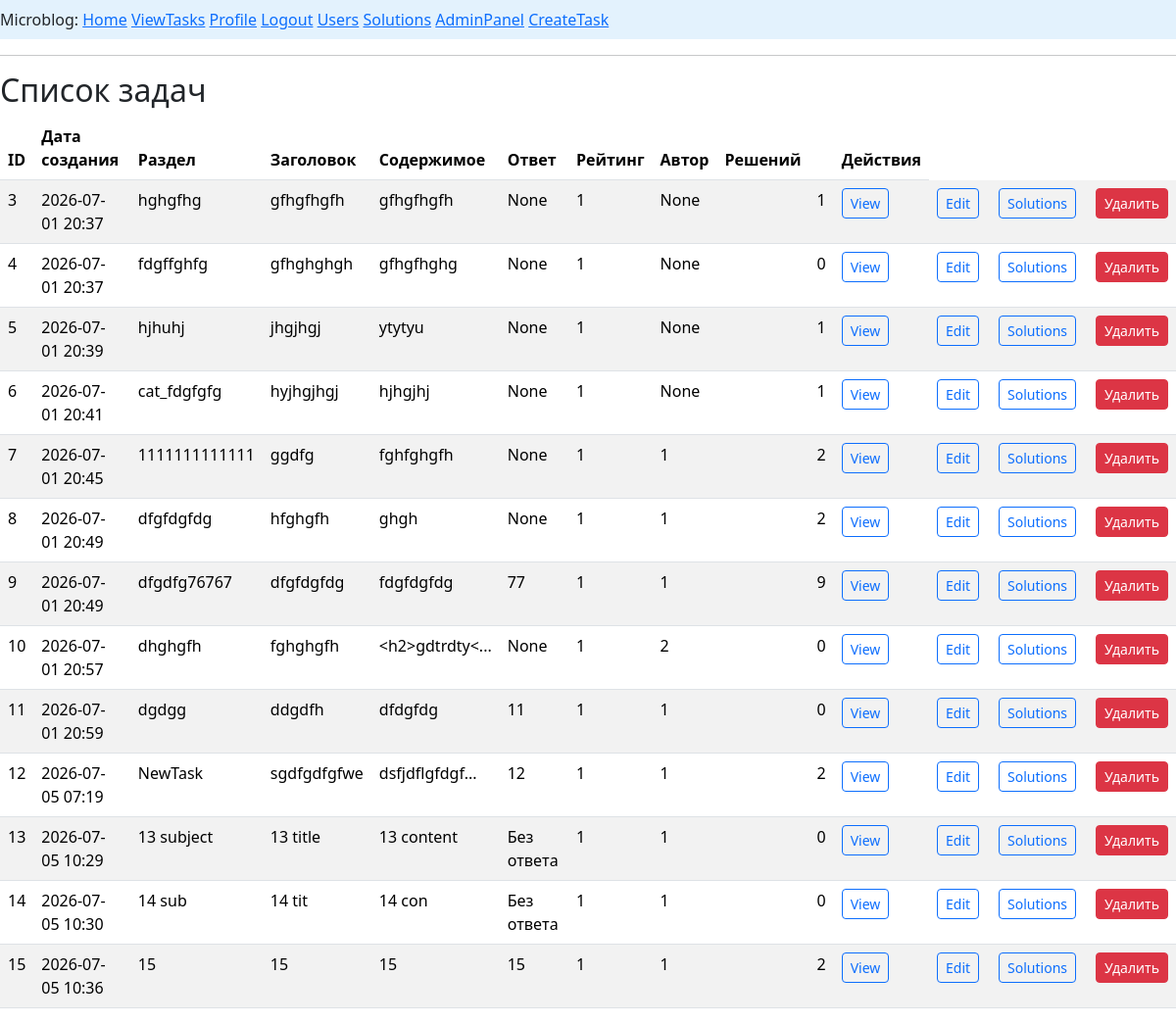
The app's page /view_tasks (signed in) with its own data.
### app/models.py (models this page shows, shortened)
class Task(db.Model):
    __tablename__ ='tasks'
    id: so.Mapped[int] = so.mapped_column(primary_key=True, autoincrement=True)
    title: so.Mapped[str] = so.mapped_column(sa.String(50), nullable=True)
    content: so.Mapped[str] = so.mapped_column(sa.String, nullable=True, default='Условие')
    subject: so.Mapped[str] = so.mapped_column(sa.String, nullable=True, default='Без темы')
    answer: so.Mapped[str] = so.mapped_column(sa.String, nullable=True, default='Без ответа')
    created_date: so.Mapped[datetime] = so.mapped_column(
        index=True, default=lambda: datetime.now(timezone.utc))
    rating: so.Mapped[int] = so.mapped_column(sa.Integer,nullable=True,default=1)
    user_id: so.Mapped[int] = so.mapped_column(sa.ForeignKey(User.id),
                                               nullable = True)
    creator: so.Mapped['User'] = so.relationship(back_populates='task_user')
    solve_task: so.Mapped[list['Solve']] = so.relationship(back_populates='task',cascade="all,delete")

### app/routes.py (the view)
@app.route('/view_tasks', methods=['GET'])
@login_required
def view_tasks():
    tasks = db.session.scalars(sa.select(Task)).all()
    form = DeleteForm()
    return render_template('view_tasks.html', tasks=tasks,form=form,is_admin=is_admin)

### app/models.py (called while the page is built)
@login.user_loader
def load_user(id):
    return db.session.get(User, int(id))

### app/routes.py (called while the page is built)
@app.before_request
def before_request():
    if current_user.is_authenticated:
        current_user.last_seen = datetime.now(timezone.utc)
        db.session.commit()

def is_admin():
    if not current_user.is_authenticated:
        return False
    if not current_user.role:
        return False
    return current_user.role.rolename == 'admin'

### app/templates/view_tasks.html (shortened to what this page needs)
{% extends "base.html" %}
{% block content %}
<h2>Список задач</h2>
<table class="table table-striped table-hover">
    <thead>
      <tr>
        <th>ID</th>
        <th>Дата создания</th>
        <th>Раздел</th>
        <th>Заголовок</th>
        <th>Содержимое</th>
        {% if is_admin()%}<th>Ответ</th>{% endif %}
        <th>Рейтинг</th>
        <th>Автор</th>
        <th>Решений</th>
        <th></th>
        <th>Действия</th>
      </tr>
    </thead>
    {% for u in tasks%}
    <tr>
        <td>{{u.id}}</td>
        <td>{{u.created_date.strftime('%Y-%m-%d %H:%M')}}</td>
        <td>{{u.subject}}</td>
        <td>{{u.title}}</td>
        <td>{{u.content | default('', true) | truncate(15, killwords=true)}}</td>
        {% if is_admin()%}
        <td>{{u.answer}}</td>
        {% endif %}
        <td>{{u.rating}}</td>
        <td>{{ u.user_id }}</td>
        <td>{{u.user_task}}</td>
        <td>{{u.solve_task|length}}</td>
        <td><a href="task/{{u.id}}" class="btn btn-outline-primary btn-sm me-1"> View</a></td>
        {% if is_admin()%}
        <td><a href="task/{{u.id}}/edit" class="btn btn-outline-primary btn-sm me-1">Edit</a></td>
        <td><a href="task/{{u.id}}/solution" class="btn btn-outline-primary btn-sm me-1">Solutions</a></td>
        <td>
            <button type="button"
                    class="btn btn-danger btn-sm"
                    onclick="openDeleteModal({{ u.id }})">
              Удалить
            </button>
        </td>
        {% endif %}
    </tr>
    {% endfor %}
</table>
{% endblock %}

### records on screen
Task: id "3", created_date "2026-07-01 20:37", subject "hghgfhg", title "gfhgfhgfh", content "gfhgfhgfh", answer "None", rating "1", user_id "None", solve_task|length "1"
Task: id "4", created_date "2026-07-01 20:37", subject "fdgffghfg", title "gfhghghgh", content "gfhgfhghg", answer "None", rating "1", user_id "None", solve_task|length "0"
Task: id "5", created_date "2026-07-01 20:39", subject "hjhuhj", title "jhgjhgj", content "ytytyu", answer "None", rating "1", user_id "None", solve_task|length "1"
Task: id "6", created_date "2026-07-01 20:41", subject "cat_fdgfgfg", title "hyjhgjhgj", content "hjhgjhj", answer "None", rating "1", user_id "None", solve_task|length "1"
Task: id "7", created_date "2026-07-01 20:45", subject "1111111111111", title "ggdfg", content "fghfghgfh", answer "None", rating "1", user_id "1", solve_task|length "2"
Task: id "8", created_date "2026-07-01 20:49", subject "dfgfdgfdg", title "hfghgfh", content "ghgh", answer "None", rating "1", user_id "1", solve_task|length "2"
Task: id "9", created_date "2026-07-01 20:49", subject "dfgdfg76767", title "dfgfdgfdg", content "fdgfdgfdg", answer "77", rating "1", user_id "1", solve_task|length "9"
Task: id "10", created_date "2026-07-01 20:57", subject "dhghgfh", title "fghghgfh", content "<h2>gdtrdty<...", answer "None", rating "1", user_id "2", solve_task|length "0"
Task: id "11", created_date "2026-07-01 20:59", subject "dgdgg", title "ddgdfh", content "dfdgfdg", answer "11", rating "1", user_id "1", solve_task|length "0"
Task: id "12", created_date "2026-07-05 07:19", subject "NewTask", title "sgdfgdfgfwe", content "dsfjdflgfdgf...", answer "12", rating "1", user_id "1", solve_task|length "2"
Task: id "13", created_date "2026-07-05 10:29", subject "13 subject", title "13 title", content "13 content", answer "Без ответа", rating "1", user_id "1", solve_task|length "0"
Task: id "14", created_date "2026-07-05 10:30", subject "14 sub", title "14 tit", content "14 con", answer "Без ответа", rating "1", user_id "1", solve_task|length "0"
Task: id "15", created_date "2026-07-05 10:36", subject "15", title "15", content "15", answer "15", rating "1", user_id "1", solve_task|length "2"
